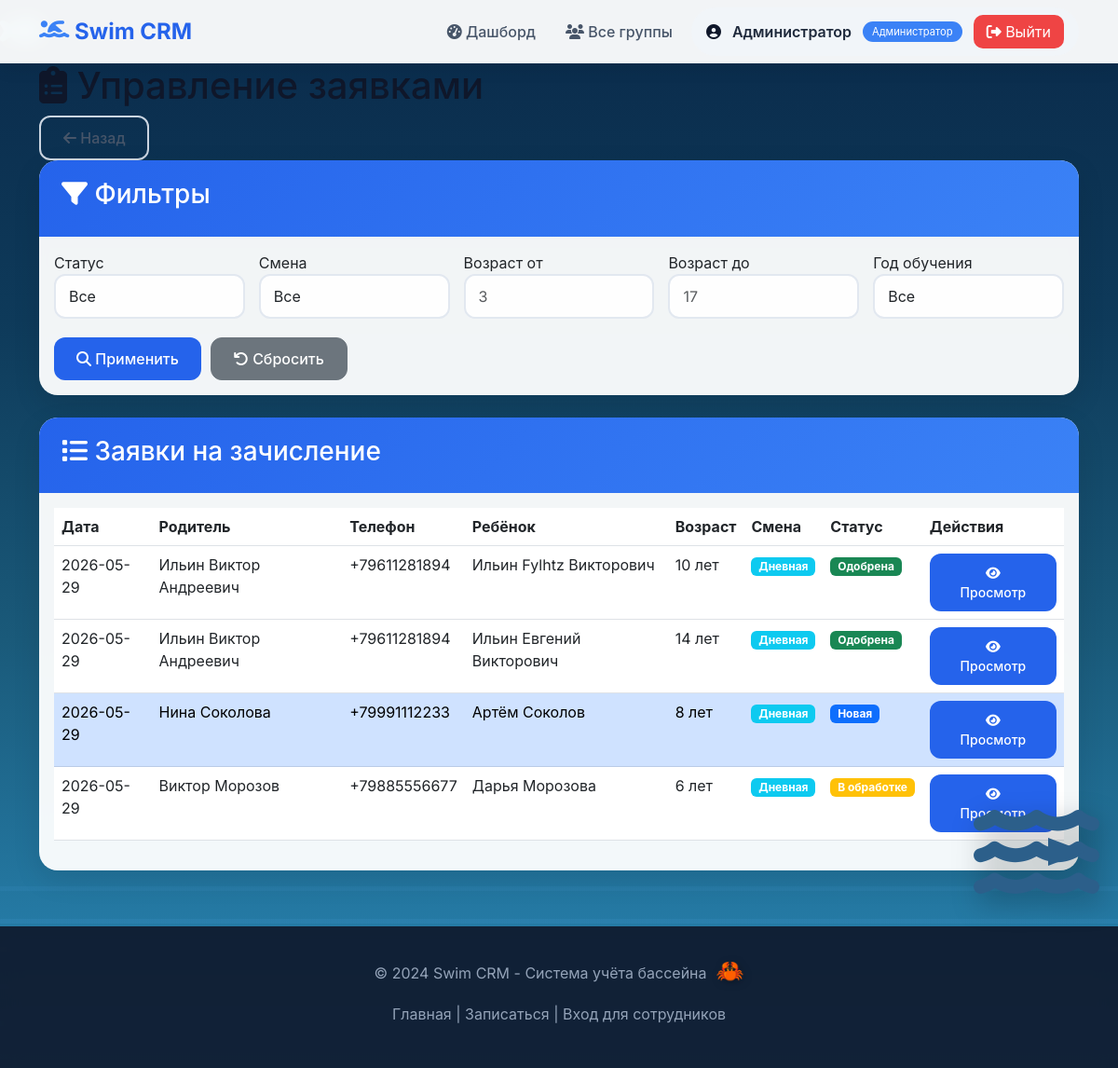
The app's page /admin/applications (signed in) with its own data.
### tables this page shows
CREATE TABLE admins (
                id INTEGER PRIMARY KEY AUTOINCREMENT,
                full_name VARCHAR(255) NOT NULL,
                login VARCHAR(100) NOT NULL UNIQUE,
                password_hash VARCHAR(255) NOT NULL,
                email VARCHAR(255),
                phone VARCHAR(20),
                created_at TIMESTAMP DEFAULT CURRENT_TIMESTAMP,
                updated_at TIMESTAMP DEFAULT CURRENT_TIMESTAMP
            );

CREATE TABLE applications (
                id INTEGER PRIMARY KEY AUTOINCREMENT,
                parent_full_name VARCHAR(255) NOT NULL,
                parent_phone VARCHAR(20) NOT NULL,
                parent_email VARCHAR(255),
                child_full_name VARCHAR(255) NOT NULL,
                child_age INTEGER NOT NULL,
                child_class INTEGER,
                school_name VARCHAR(255),
                swimming_years INTEGER DEFAULT 1,
                shift VARCHAR(10) CHECK (shift IN ('day', 'evening')),
                desired_lessons_per_week INTEGER,
                status VARCHAR(20) DEFAULT 'new' CHECK (status IN ('new', 'processing', 'approved', 'rejected')),
                rejection_reason TEXT,
                created_at TIMESTAMP DEFAULT CURRENT_TIMESTAMP,
                processed_at TIMESTAMP,
                processed_by INTEGER,
                FOREIGN KEY (processed_by) REFERENCES trainers(id)
            );

### main.py (the view)
@app.get("/admin/applications", response_class=HTMLResponse)
async def admin_applications(
    request: Request,
    status_filter: Optional[str] = Query(None, description="Фильтр по статусу"),
    age_min: Optional[int] = Query(None, description="Мин. возраст"),
    age_max: Optional[int] = Query(None, description="Макс. возраст"),
    swimming_year: Optional[int] = Query(None, description="Год обучения"),
    shift_filter: Optional[str] = Query(None, description="Смена (day/evening)"),
    current_user = Depends(get_current_user),
    db_cursor = Depends(get_db)
):
    require_admin(current_user)
    query = "SELECT * FROM applications WHERE 1=1"
    params = []
    if status_filter:
        query += " AND status = ?"
        params.append(status_filter)
    if age_min is not None:
        query += " AND child_age >= ?"
        params.append(age_min)
    if age_max is not None:
        query += " AND child_age <= ?"
        params.append(age_max)
    if swimming_year is not None:
        query += " AND swimming_years = ?"
        params.append(swimming_year)
    if shift_filter:
        query += " AND shift = ?"
        params.append(shift_filter)
    query += " ORDER BY created_at DESC"
    db_cursor.execute(query, params)
    rows = db_cursor.fetchall()
    applications = []
    for row in rows:
        app = dict(row)
        if app.get('created_at') and hasattr(app['created_at'], 'strftime'):
            app['created_at'] = app['created_at'].strftime('%Y-%m-%d %H:%M:%S')
        if app.get('processed_at') and hasattr(app['processed_at'], 'strftime'):
            app['processed_at'] = app['processed_at'].strftime('%Y-%m-%d %H:%M:%S')
        applications.append(app)
    db_cursor.execute(
        "SELECT id, name, min_age, max_age, swimming_year, shift, max_students FROM groups WHERE is_active = 1"
    )
    all_groups = db_cursor.fetchall()
    return templates.TemplateResponse(
        request,
        "admin_applications.html",
        {
            "request": request,
            "applications": applications,
            "all_groups": all_groups,
            "filters": {
                "status": status_filter,
                "age_min": age_min,
                "age_max": age_max,
                "swimming_year": swimming_year,
                "shift": shift_filter
            },
            "current_user": current_user
        }
    )

### templates/admin_applications.html (shortened to what this page needs)
{% extends "base.html" %}
{% block content %}
<div class="container">
    <div class="page-header">
        <h1><i class="fas fa-clipboard-list"></i> Управление заявками</h1>
        <a href="/dashboard" class="btn btn-outline">
            <i class="fas fa-arrow-left"></i> Назад
        </a>
    </div>
    <div class="card mb-4">
        <div class="card-header">
            <h3><i class="fas fa-filter"></i> Фильтры</h3>
        </div>
        <div class="card-body">
            <form method="get" action="/admin/applications" class="filter-form">
                <div class="form-row">
                    <div class="form-group">
                        <label for="status">Статус</label>
                        <select id="status" name="status" class="form-select">
                            <option value="">Все</option>
                        </select>
                    </div>
                    <div class="form-group">
                        <label for="shift">Смена</label>
                        <select id="shift" name="shift" class="form-select">
                            <option value="">Все</option>
                        </select>
                    </div>
                    <div class="form-group">
                        <label for="age_min">Возраст от</label>
                        <input type="number" id="age_min" name="age_min" class="form-control"
                               value="{{ filters.age_min or '' }}" placeholder="3">
                    </div>
                    <div class="form-group">
                        <label for="age_max">Возраст до</label>
                        <input type="number" id="age_max" name="age_max" class="form-control"
                               value="{{ filters.age_max or '' }}" placeholder="17">
                    </div>
                    <div class="form-group">
                        <label for="swimming_year">Год обучения</label>
                        <select id="swimming_year" name="swimming_year" class="form-select">
                            <option value="">Все</option>
                        </select>
                    </div>
                </div>
                <div class="form-actions">
                    <button type="submit" class="btn btn-primary">
                        <i class="fas fa-search"></i> Применить
                    </button>
                    <a href="/admin/applications" class="btn btn-secondary">
                        <i class="fas fa-undo"></i> Сбросить
                    </a>
                </div>
            </form>
        </div>
    </div>
    <div class="card">
        <div class="card-header">
            <h3><i class="fas fa-list"></i> Заявки на зачисление</h3>
        </div>
        <div class="card-body">
            {% if applications %}
                <div class="table-wrapper">
                    <table class="table">
                        <thead>
                            <tr>
                                <th>Дата</th>
                                <th>Родитель</th>
                                <th>Телефон</th>
                                <th>Ребёнок</th>
                                <th>Возраст</th>
                                <th>Смена</th>
                                <th>Статус</th>
                                <th>Действия</th>
                            </tr>
                        </thead>
                        <tbody>
                            {% for app in applications %}
                            <tr class="{% if app.status == 'new' %}table-primary{% endif %}">
                                <td>{{ app.created_at[:10] }}</td>
                                <td>{{ app.parent_full_name }}</td>
                                <td>{{ app.parent_phone }}</td>
                                <td>{{ app.child_full_name }}</td>
                                <td>{{ app.child_age }} лет</td>
                                <td>
                                    {% if app.shift == 'day' %}
                                        <span class="badge bg-info">Дневная</span>
                                    {% else %}
                                        <span class="badge bg-secondary">Вечерняя</span>
                                    {% endif %}
                                </td>
                                <td>
                                    <span class="badge {% if app.status == 'new' %}bg-primary{% elif app.status == 'processing' %}bg-warning{% elif app.status == 'approved' %}bg-success{% else %}bg-danger{% endif %}">
                                        {% if app.status == 'new' %}Новая
                                        {% elif app.status == 'processing' %}В обработке
                                        {% elif app.status == 'approved' %}Одобрена
                                        {% else %}Отклонена{% endif %}
                                    </span>
                                </td>
                                <td>
                                    <a href="/admin/application/{{ app.id }}" class="btn btn-sm btn-primary">
                                        <i class="fas fa-eye"></i> Просмотр
                                    </a>
                                </td>
                            </tr>
                            {% endfor %}
                        </tbody>
                    </table>
                </div>
            {% endif %}
        </div>
    </div>
</div>
{% endblock %}

### templates/base.html (shortened to what this page needs)
<!DOCTYPE html>
<html lang="ru">
<head>
    <link href="https://cdn.jsdelivr.net/npm/bootstrap@5.3.0/dist/css/bootstrap.min.css" rel="stylesheet">
    <link rel="stylesheet" href="https://cdnjs.cloudflare.com/ajax/libs/font-awesome/6.4.0/css/all.min.css">
</head>
<body>
    <div class="water-background">
        <div class="wave"></div>
        <div class="wave"></div>
    </div>
    <div class="dolphin dolphin-1">
    </div>
    <div class="dolphin dolphin-2">
    </div>
    <div class="dolphin dolphin-3">
    </div>
    <div class="dolphin dolphin-4">
    </div>
    <div class="whale">
        <i class="fas fa-water"></i>
        <div class="whale-mouth"></div>
    </div>
    <nav class="navbar navbar-expand-lg">
        <div class="container">
            <a class="navbar-brand" href="/">
                <i class="fas fa-swimmer"></i>
                <span>Swim CRM</span>
            </a>
            <div class="collapse navbar-collapse" id="navbarNav">
                <ul class="navbar-nav ms-auto align-items-center gap-2">
                    {% if current_user %}
                        {% if current_user.type == 'parent' %}
                            <li class="nav-item"><a class="nav-link" href="/parent/profile"><i class="fas fa-user"></i> Мои дети</a></li>
                        {% elif current_user.type == 'trainer' %}
                            <li class="nav-item"><a class="nav-link" href="/trainer/dashboard"><i class="fas fa-chalkboard-user"></i> Мои группы</a></li>
                        {% elif current_user.type == 'admin' %}
                            <li class="nav-item"><a class="nav-link" href="/dashboard"><i class="fas fa-tachometer-alt"></i> Дашборд</a></li>
                            <li class="nav-item"><a class="nav-link" href="/trainer/dashboard"><i class="fas fa-users"></i> Все группы</a></li>
                        {% endif %}
                        <li class="nav-item">
                            <div class="user-info">
                                <i class="fas fa-user-circle"></i>
                                <span class="user-name">{{ current_user.name }}</span>
                                <span class="user-type">
                                    {% if current_user.type == 'parent' %}Родитель
                                    {% elif current_user.type == 'trainer' %}Тренер
                                    {% else %}Администратор{% endif %}
                                </span>
                                <a href="/logout" class="logout-btn" style="background: #ef4444; color: white; padding: 6px 14px; border-radius: 10px; text-decoration: none;">
                                    <i class="fas fa-sign-out-alt"></i> Выйти
                                </a>
                            </div>
                        </li>
                    {% else %}
                        <li class="nav-item"><a class="nav-link" href="/login"><i class="fas fa-sign-in-alt"></i> Вход</a></li>
                        <li class="nav-item"><a class="btn btn-primary" href="/apply"><i class="fas fa-pen"></i> Записаться</a></li>
                    {% endif %}
                </ul>
            </div>
        </div>
    </nav>
    <main class="fade-in">
        {% block content %}
        {% endblock %}
    </main>
    <footer class="footer">
        <p>&copy; 2024 Swim CRM - Система учёта бассейна</p>
        <p class="mt-2">
            <a href="/">Главная</a> |
            <a href="/apply">Записаться</a> |
            <a href="/login">Вход для сотрудников</a>
        </p>
    </footer>
<div class="ocean-background" id="oceanBackground"></div>
</body>
</html>

### records on screen
admins: name "Администратор"
applications: created_at "2026-05-29", parent_full_name "Ильин Виктор Андреевич", parent_phone "+79611281894", child_full_name "Ильин Fylhtz Викторович", child_age "10", shift "Дневная", status "Одобрена"
applications: created_at "2026-05-29", parent_full_name "Ильин Виктор Андреевич", parent_phone "+79611281894", child_full_name "Ильин Евгений Викторович", child_age "14", shift "Дневная", status "Одобрена"
applications: created_at "2026-05-29", parent_full_name "Нина Соколова", parent_phone "+79991112233", child_full_name "Артём Соколов", child_age "8", shift "Дневная", status "Новая"
applications: created_at "2026-05-29", parent_full_name "Виктор Морозов", parent_phone "+79885556677", child_full_name "Дарья Морозова", child_age "6", shift "Дневная", status "В обработке"
